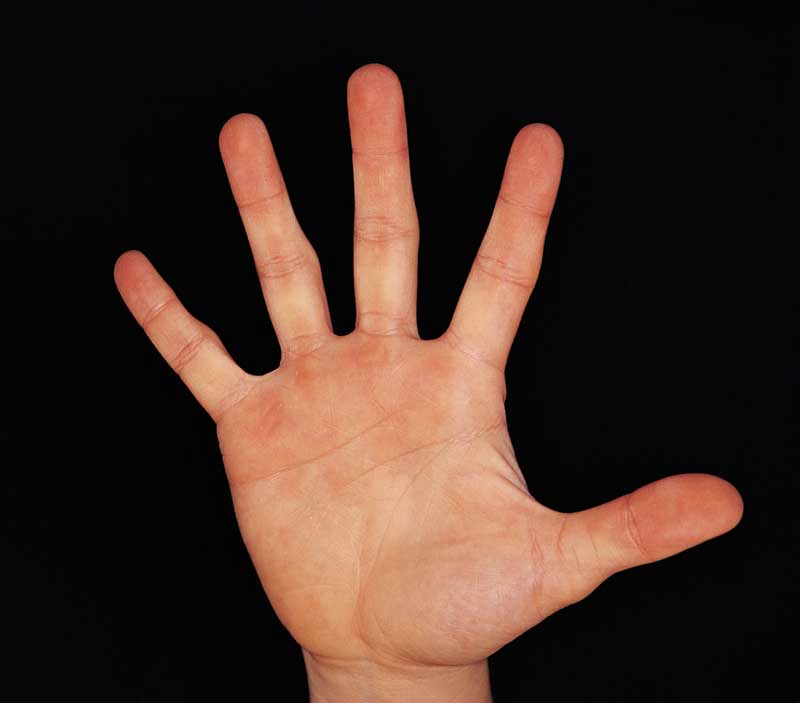
#> input picture gest3.jpg, 800 x 703 px, given in place of the camera
$ python gesture2.py   (older library calls are emulated)
#> lines starting #> are read from the running program, lines starting #| are printed output that depends on the picture; after the words box and inside, x2 and y2 are one past the last pixel; in counts of white or black regions, pixels touching at a corner belong together
import numpy as np
import cv2
import math


capture = cv2.VideoCapture(0)

while capture.isOpened():

    ret, frame = capture.read()
#> frame is the input picture: shape (703, 800, 3); mean B, G, R 35.3, 44, 64.1


    cv2.rectangle(frame, (100, 100), (300, 300), (0, 255, 0), 0)
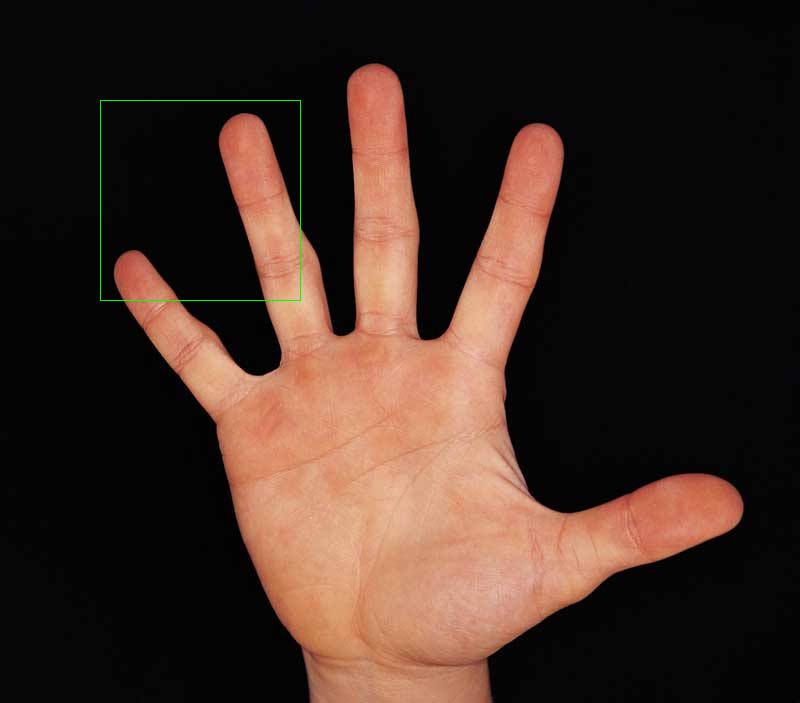
#> frame: shape (703, 800, 3); 0.14% of pixels changed, all inside (x1, y1, x2, y2) = (100, 100, 301, 301)
    crop_image = frame[100:300, 100:300]


    blur = cv2.GaussianBlur(crop_image, (3, 3), 0)
    hsv = cv2.cvtColor(blur, cv2.COLOR_BGR2HSV)
#> hsv: shape (200, 200, 3); mean H, S, V 11.1, 59.8, 62.5

    mask2 = cv2.inRange(hsv, np.array([2, 0, 0]), np.array([20, 255, 255]))
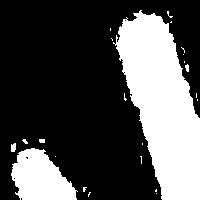
#> mask2: shape (200, 200); 30.7% white; 23 white regions (18 under 20 px), largest, box (x1, y1, x2, y2) and area: (113, 10, 200, 200) 9719, (11, 148, 78, 200) 2352, (11, 143, 16, 152) 39, (185, 64, 189, 72) 24, (39, 139, 45, 143) 23
    kernel = np.ones((5, 5))

    dilation = cv2.dilate(mask2, kernel, iterations=1)
#> dilation: shape (200, 200); 36.2% white; 6 white regions, box (x1, y1, x2, y2) and area: (109, 8, 200, 200) 11196, (9, 137, 80, 200) 2975, (81, 185, 93, 199) 117, (37, 137, 47, 145) 79, (138, 154, 144, 166) 65, (108, 26, 113, 33) 35
    erosion = cv2.erode(dilation, kernel, iterations=1)
#> erosion: shape (200, 200); 31.2% white; 13 white regions (7 under 20 px), largest, box (x1, y1, x2, y2) and area: (111, 10, 200, 200) 9938, (11, 148, 78, 200) 2386, (11, 143, 16, 152) 42, (167, 11, 173, 23) 24, (39, 139, 45, 143) 23, (83, 187, 87, 192) 20

    filtered = cv2.GaussianBlur(erosion, (3, 3), 0)
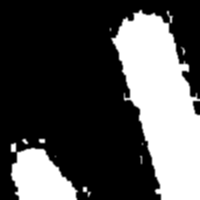
#> filtered: shape (200, 200); min 0, max 255, mean 79.6
    ret, thresh = cv2.threshold(filtered, 127, 255, 0)
#> thresh: shape (200, 200); 31.2% white; 12 white regions (7 under 20 px)


    cv2.imshow("Thresholded", thresh)

    image, contours, hierarchy = cv2.findContours(thresh, cv2.RETR_TREE, cv2.CHAIN_APPROX_SIMPLE)
#> contours = 12 contours, 9 with area under 20; largest, box (x1, y1, x2, y2) and area: (112, 10, 200, 200) 9664, (11, 148, 77, 200) 2284, (11, 143, 16, 152) 30

    try:
        contour = max(contours, key=lambda x: cv2.contourArea(x))
#> contour = contour of 200 points, box (x1, y1, x2, y2) (112, 10, 200, 200), area 9664

        x, y, w, h = cv2.boundingRect(contour)
#> x = 112; y = 10; w = 88; h = 190
        cv2.rectangle(crop_image, (x, y), (x + w, y + h), (0, 0, 255), 0)
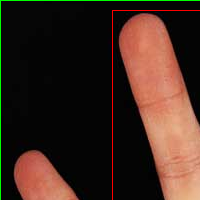
#> crop_image: shape (200, 200, 3); mean B, G, R 30.6, 40.4, 62.1

        hull = cv2.convexHull(contour)
#> hull = contour of 16 points, box (x1, y1, x2, y2) (112, 10, 200, 200), area 11320


        drawing = np.zeros(crop_image.shape, np.uint8)
        cv2.drawContours(drawing, [contour], -1, (0, 255, 0), 0)
        cv2.drawContours(drawing, [hull], -1, (0, 0, 255), 0)
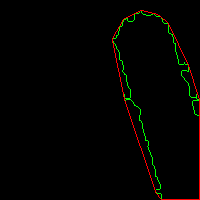
#> drawing: shape (200, 200, 3); mean of channels 0, 1, 2 0, 2.4, 2.8; drawn as B, G, R


        hull = cv2.convexHull(contour, returnPoints=False)
#> hull = [199, 190, 187, 181, 156, 137, 124, 123, 120, 118, 62, 27, 26, 12, 4, 0]
        defects = cv2.convexityDefects(contour, hull)
#> defects = 13 rows, first 6: [0, 4, 3, 458], [4, 12, 6, 1553], [12, 26, 21, 816], [27, 62, 56, 2015], [62, 118, 73, 3064], [118, 120, 119, 114]


        count_defects = 0

        for i in range(defects.shape[0]):
            s, e, f, d = defects[i, 0]
            start = tuple(contour[s][0])
            end = tuple(contour[e][0])
            far = tuple(contour[f][0])

            a = math.sqrt((end[0] - start[0]) ** 2 + (end[1] - start[1]) ** 2)
            b = math.sqrt((far[0] - start[0]) ** 2 + (far[1] - start[1]) ** 2)
            c = math.sqrt((end[0] - far[0]) ** 2 + (end[1] - far[1]) ** 2)
            angle = (math.acos((b ** 2 + c ** 2 - a ** 2) / (2 * b * c)) * 180) / 3.14


            if angle <= 90:
                count_defects += 1
                cv2.circle(crop_image, far, 1, [0, 0, 255], -1)

            cv2.line(crop_image, start, end, [0, 255, 0], 2)
#> this loop made 13 passes
#> (s, e, f, d, start, end, far, a) on passes 1 to 11: (0, 4, 3, 458, (140, 10), (134, 13), (138, 13), 6.71), (4, 12, 6, 1553, (134, 13), (123, 19), (132, 21), 12.53), (12, 26, 21, 816, (123, 19), (112, 38), (118, 34), 21.95), (27, 62, 56, 2015, (112, 40), (124, 99), (130, 89), 60.21), (62, 118, 73, 3064, (124, 99), (155, 191), (140, 109), 97.08), (118, 120, 119, 114, (155, 191), (156, 193), (156, 192), 2.24), (120, 123, 122, 819, (156, 193), (161, 199), (161, 194), 7.81), (124, 137, 133, 1792, (199, 199), (199, 99), (192, 105), 100), (137, 156, 150, 2493, (199, 99), (188, 65), (181, 75), 35.74), (156, 181, 164, 2091, (188, 65), (168, 23), (178, 63), 46.52), (181, 187, 182, 674, (168, 23), (160, 16), (164, 23), 10.63)
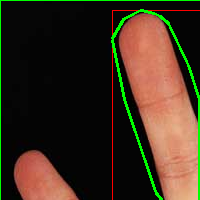
#> crop_image: shape (200, 200, 3); 2.78% of pixels changed, all inside (x1, y1, x2, y2) = (111, 9, 200, 200)
#> after the loop, count_defects = 0


        if count_defects == 0:
            cv2.putText(frame, "ONE", (50, 50), cv2.FONT_HERSHEY_SIMPLEX, 2,(0,0,255),2)
        elif count_defects == 1:
            cv2.putText(frame, "TWO", (50, 50), cv2.FONT_HERSHEY_SIMPLEX, 2,(0,0,255), 2)
        elif count_defects == 2:
            cv2.putText(frame, "THREE", (5, 50), cv2.FONT_HERSHEY_SIMPLEX, 2,(0,0,255), 2)
        elif count_defects == 3:
            cv2.putText(frame, "FOUR", (50, 50), cv2.FONT_HERSHEY_SIMPLEX, 2,(0,0,255), 2)
        elif count_defects == 4:
            cv2.putText(frame, "FIVE", (50, 50), cv2.FONT_HERSHEY_SIMPLEX, 2,(0,0,255), 2)
        else:
            pass
    except:
        pass


    cv2.imshow("Gesture", frame)
    all_image = np.hstack((drawing, crop_image))
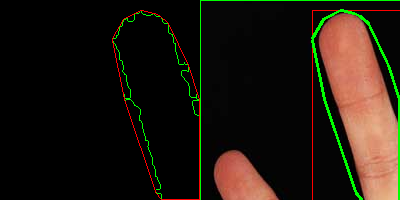
#> all_image: shape (200, 400, 3); mean of channels 0, 1, 2 15, 24.6, 31.9; drawn as B, G, R
    cv2.imshow('Contours', all_image)


    if cv2.waitKey(1) == ord('q'):
#> (key q is pressed here)
        break

capture.release()
cv2.destroyAllWindows()
